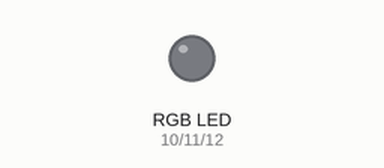
This sketch was run on a simulated Arduino Uno, built with avr-gcc and run on an emulated ATmega328P. Parts: an RGB LED mixed from three pins (HIGH = lit).

Above: at 0.05 s.
At 1.6 s:
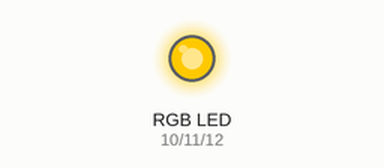
At 3.2 s:
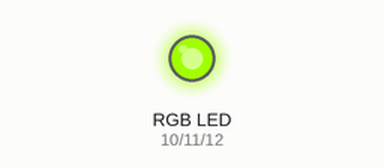
At 6.4 s:
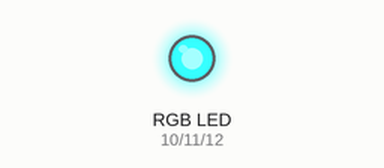
At 9.55 s:
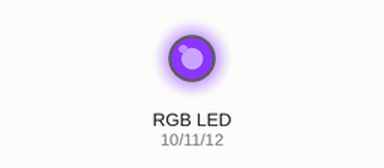
At 12.75 s:
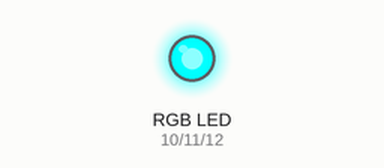
Timing chart, 0 to 16.6 s (numbered marks = the images above):
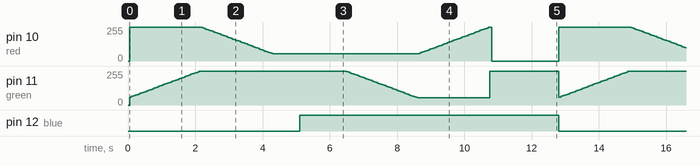

Measured:
- by itself, pin 10 (red): moves between 0/255 and 255/255, repeating every 12.8 s
- by itself, pin 11 (green): moves between 54/255 and 255/255, repeating every 12.8 s
- by itself, pin 12 (blue): alternates HIGH for 7.7 s and LOW for 5.1 s

The sketch:

RGB-2.ino
```cpp
const uint8_t red = 10;
const uint8_t green = 11;
const uint8_t blue = 12;

struct RgbColor
{
    unsigned char r;
    unsigned char g;
    unsigned char b;
} rgbColor;

struct HsvColor
{
    unsigned char h;
    unsigned char s;
    unsigned char v;
    HsvColor(uint8_t _h,uint8_t _s,uint8_t _v){
      h = _h;
      s = _s;
      v = _v;
    }
} ;


unsigned int val = 0;

void setup() {
  // put your setup code here, to run once:
  pinMode(red,OUTPUT);
  pinMode(green,OUTPUT);
  pinMode(blue,OUTPUT);

  analogWrite(red,0);
  analogWrite(green,0);
  analogWrite(blue,0);


}

void loop() {
  // put your main code here, to run repeatedly:


  val = (val == 255) ? 0 : val;
  delay(50);
  val++;
  rgbColor = HsvToRgb(HsvColor(val,200,255));

  analogWrite(red,rgbColor.r);
  analogWrite(green,rgbColor.g);
  analogWrite(blue,rgbColor.b);


}


RgbColor HsvToRgb(HsvColor hsv)
{
    RgbColor rgb;
    unsigned char region, remainder, p, q, t;

    if (hsv.s == 0)
    {
        rgb.r = hsv.v;
        rgb.g = hsv.v;
        rgb.b = hsv.v;
        return rgb;
    }

    region = hsv.h / 43;
    remainder = (hsv.h - (region * 43)) * 6;

    p = (hsv.v * (255 - hsv.s)) >> 8;
    q = (hsv.v * (255 - ((hsv.s * remainder) >> 8))) >> 8;
    t = (hsv.v * (255 - ((hsv.s * (255 - remainder)) >> 8))) >> 8;

    switch (region)
    {
        case 0:
            rgb.r = hsv.v; rgb.g = t; rgb.b = p;
            break;
        case 1:
            rgb.r = q; rgb.g = hsv.v; rgb.b = p;
            break;
        case 2:
            rgb.r = p; rgb.g = hsv.v; rgb.b = t;
            break;
        case 3:
            rgb.r = p; rgb.g = q; rgb.b = hsv.v;
            break;
        case 4:
            rgb.r = t; rgb.g = p; rgb.b = hsv.v;
            break;

    }
    return rgb;
}
```
